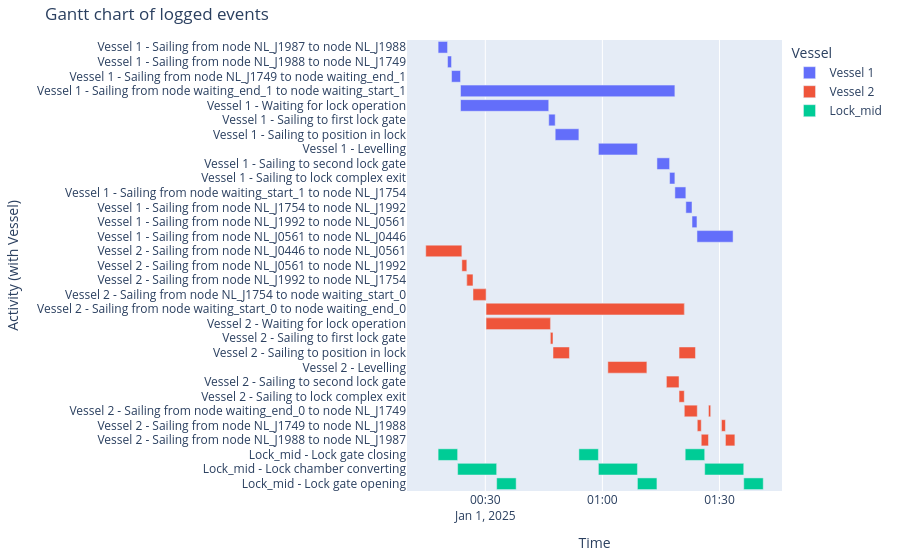

The notebook cell saved with this chart:
### Code cell
df_eventtable = opentnsim.core.logutils.logbook2eventtable([*vessels, lock_chamber_II])
fig = generate_vessel_gantt_chart(df_eventtable)

### Figure 1 — Plotly figure (JSON) as saved in the notebook; plotly's stock layout.template omitted (floating-point values rounded to 4 significant figures)
{"data": [{"base": ["2025-01-01T00:17:54.550491000", "2025-01-01T00:20:19.635288000", "2025-01-01T00:21:20.660651000", "2025-01-01T00:23:39.109850000", "2025-01-01T00:23:39.109850000", "2025-01-01T00:46:15.294610000", "2025-01-01T00:47:54.550490000", "2025-01-01T00:58:58.784604000", "2025-01-01T01:13:58.784604000", "2025-01-01T01:17:13.169054000", "2025-01-01T01:18:34.494273000", "2025-01-01T01:21:23.143128000", "2025-01-01T01:22:58.056450000", "2025-01-01T01:24:14.126852000"], "hovertemplate": "object name=Vessel 1<br>start time=%{base}<br>stop time=%{x}<br>activity label=%{y}<extra></extra>", "legendgroup": "Vessel 1", "marker": {"color": "#636efa", "pattern": {"shape": ""}}, "name": "Vessel 1", "orientation": "h", "showlegend": true, "textposition": "auto", "type": "bar", "x": [145084, 61025, 138449, 3295384, 1356184, 99255, 364234, 600000, 194384, 81325, 168648, 94913, 76070, 555309], "xaxis": "x", "y": ["Vessel 1 - Sailing from node NL_J1987 to node NL_J1988", "Vessel 1 - Sailing from node NL_J1988 to node NL_J1749", "Vessel 1 - Sailing from node NL_J1749 to node waiting_end_1", "Vessel 1 - Sailing from node waiting_end_1 to node waiting_start_1", "Vessel 1 - Waiting for lock operation", "Vessel 1 - Sailing to first lock gate", "Vessel 1 - Sailing to position in lock", "Vessel 1 - Levelling", "Vessel 1 - Sailing to second lock gate", "Vessel 1 - Sailing to lock complex exit", "Vessel 1 - Sailing from node waiting_start_1 to node NL_J1754", "Vessel 1 - Sailing from node NL_J1754 to node NL_J1992", "Vessel 1 - Sailing from node NL_J1992 to node NL_J0561", "Vessel 1 - Sailing from node NL_J0561 to node NL_J0446"], "yaxis": "y"}, {"base": ["2025-01-01T00:14:44.354414000", "2025-01-01T00:23:59.663945000", "2025-01-01T00:25:15.734346000", "2025-01-01T00:25:15.734346000", "2025-01-01T00:26:50.647668000", "2025-01-01T00:26:50.647668000", "2025-01-01T00:30:11.775030000", "2025-01-01T00:30:11.775030000", "2025-01-01T00:30:11.775030000", "2025-01-01T00:30:11.775030000", "2025-01-01T00:46:41.168969000", "2025-01-01T00:46:41.168969000", "2025-01-01T00:47:20.734345000", "2025-01-01T01:01:24.078447000", "2025-01-01T01:16:24.078447000", "2025-01-01T01:19:38.462896000", "2025-01-01T01:19:38.462896000", "2025-01-01T01:20:59.187753000", "2025-01-01T01:24:18.988681000", "2025-01-01T01:25:20.014044000", "2025-01-01T01:27:11.020240000", "2025-01-01T01:30:30.821168000", "2025-01-01T01:31:31.846531000"], "hovertemplate": "object name=Vessel 2<br>start time=%{base}<br>stop time=%{x}<br>activity label=%{y}<extra></extra>", "legendgroup": "Vessel 2", "marker": {"color": "#EF553B", "pattern": {"shape": ""}}, "name": "Vessel 2", "orientation": "h", "showlegend": true, "textposition": "auto", "type": "bar", "x": [555309, 76070, 94913, 94913, 201127, 201127, 3047412, 989393, 3047412, 989393, 39565, 39565, 252756, 600000, 194384, 80724, 252756, 199800, 61025, 111006, 34078, 61025, 145084], "xaxis": "x", "y": ["Vessel 2 - Sailing from node NL_J0446 to node NL_J0561", "Vessel 2 - Sailing from node NL_J0561 to node NL_J1992", "Vessel 2 - Sailing from node NL_J1992 to node NL_J1754", "Vessel 2 - Sailing from node NL_J1992 to node NL_J1754", "Vessel 2 - Sailing from node NL_J1754 to node waiting_start_0", "Vessel 2 - Sailing from node NL_J1754 to node waiting_start_0", "Vessel 2 - Sailing from node waiting_start_0 to node waiting_end_0", "Vessel 2 - Waiting for lock operation", "Vessel 2 - Sailing from node waiting_start_0 to node waiting_end_0", "Vessel 2 - Waiting for lock operation", "Vessel 2 - Sailing to first lock gate", "Vessel 2 - Sailing to first lock gate", "Vessel 2 - Sailing to position in lock", "Vessel 2 - Levelling", "Vessel 2 - Sailing to second lock gate", "Vessel 2 - Sailing to lock complex exit", "Vessel 2 - Sailing to position in lock", "Vessel 2 - Sailing from node waiting_end_0 to node NL_J1749", "Vessel 2 - Sailing from node NL_J1749 to node NL_J1988", "Vessel 2 - Sailing from node NL_J1988 to node NL_J1987", "Vessel 2 - Sailing from node waiting_end_0 to node NL_J1749", "Vessel 2 - Sailing from node NL_J1749 to node NL_J1988", "Vessel 2 - Sailing from node NL_J1988 to node NL_J1987"], "yaxis": "y"}, {"base": ["2025-01-01T00:17:54.550491000", "2025-01-01T00:22:54.550491000", "2025-01-01T00:32:54.550491000", "2025-01-01T00:53:58.784604000", "2025-01-01T00:58:58.784604000", "2025-01-01T01:08:58.784604000", "2025-01-01T01:21:13.169054000", "2025-01-01T01:26:13.169054000", "2025-01-01T01:36:13.169054000"], "hovertemplate": "object name=Lock_mid<br>start time=%{base}<br>stop time=%{x}<br>activity label=%{y}<extra></extra>", "legendgroup": "Lock_mid", "marker": {"color": "#00cc96", "pattern": {"shape": ""}}, "name": "Lock_mid", "orientation": "h", "showlegend": true, "textposition": "auto", "type": "bar", "x": [300000, 600000, 300000, 300000, 600000, 300000, 300000, 600000, 300000], "xaxis": "x", "y": ["Lock_mid - Lock gate closing", "Lock_mid - Lock chamber converting", "Lock_mid - Lock gate opening", "Lock_mid - Lock gate closing", "Lock_mid - Lock chamber converting", "Lock_mid - Lock gate opening", "Lock_mid - Lock gate closing", "Lock_mid - Lock chamber converting", "Lock_mid - Lock gate opening"], "yaxis": "y"}], "layout": {"barmode": "overlay", "legend": {"title": {"text": "Vessel"}, "tracegroupgap": 0}, "margin": {"b": 20, "l": 20, "r": 20, "t": 40}, "title": {"text": "Gantt chart of logged events"}, "xaxis": {"anchor": "y", "domain": [0, 1], "title": {"text": "Time"}, "type": "date"}, "yaxis": {"anchor": "x", "autorange": "reversed", "domain": [0, 1], "title": {"text": "Activity (with Vessel)"}}}}
